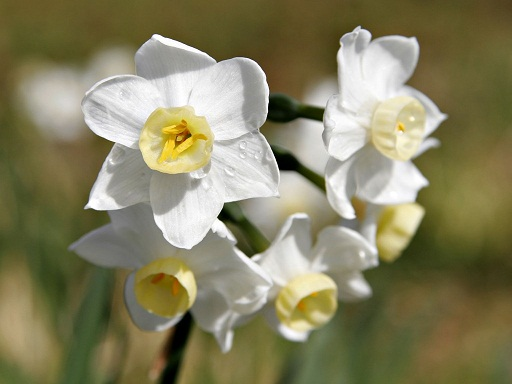
#> input picture imageDatabase/JonquilFlowers.jpg, 512 x 384 px
$ python thresh.py
#> lines starting #> are read from the running program, lines starting #| are printed output that depends on the picture; after the words box and inside, x2 and y2 are one past the last pixel; in counts of white or black regions, pixels touching at a corner belong together
# -*- coding: utf-8 -*-
"""
Created on Tue Nov  3 11:53:34 2020

@author: pedro
"""

import cv2

imgDir = '../imageDatabase/'
imgPath = imgDir+'JonquilFlowers.jpg'

img = cv2.imread(imgPath)
#> img is the input picture: shape (384, 512, 3); mean B, G, R 95.9, 129, 133.6
imgg=cv2.cvtColor(img,cv2.COLOR_BGR2GRAY)
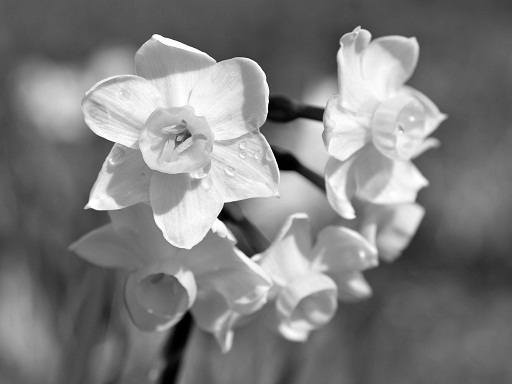
#> imgg: shape (384, 512); min 0, max 255, mean 126.6

cv2.imshow('Original', img)

thres , bw = cv2.threshold(imgg, 140,255,cv2.THRESH_BINARY)
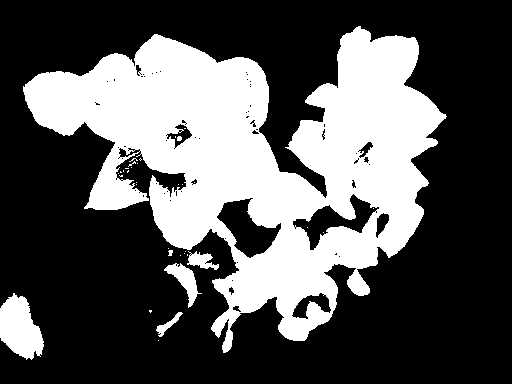
#> bw: shape (384, 512); 33.9% white; 35 white regions (28 under 20 px), largest, box (x1, y1, x2, y2) and area: (23, 26, 447, 353) 63374, (0, 293, 44, 360) 1956, (164, 263, 202, 308) 606

cv2.imshow('BW Image' , bw)

strElem = cv2.getStructuringElement(cv2.MORPH_ELLIPSE, (11,11), (-1,-1))

bw1 = cv2.dilate(bw, strElem)
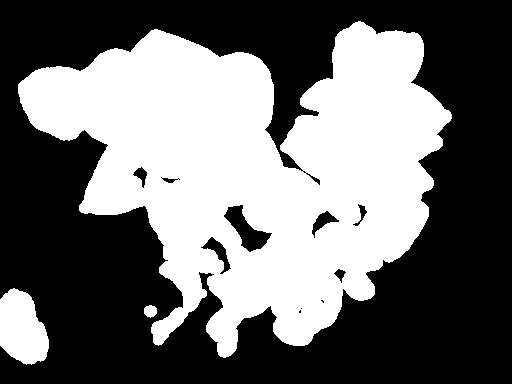
#> bw1: shape (384, 512); 42.9% white; 3 white regions, box (x1, y1, x2, y2) and area: (18, 21, 452, 358) 81378, (0, 288, 49, 365) 2779, (144, 305, 157, 318) 129
bw2 = cv2.erode(bw, strElem)
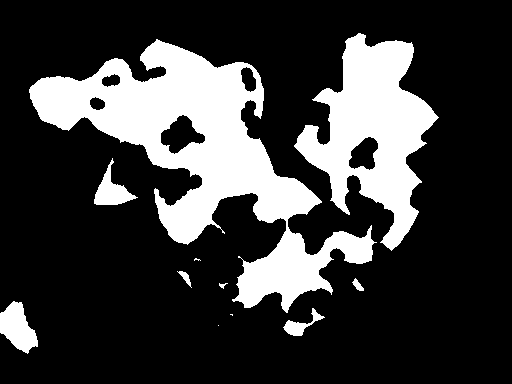
#> bw2: shape (384, 512); 23.4% white; 11 white regions (3 under 20 px), largest, box (x1, y1, x2, y2) and area: (29, 39, 377, 313) 29073, (294, 33, 439, 251) 14427, (0, 301, 38, 354) 1204

#bw1 = cv2.morphologyEx(bw, cv2.MORPH_CLOSE, strElem)
#bw2 = cv2.morphologyEx(bw, cv2.MORPH_OPEN, strElem)

cv2.imshow('BW Morph Image 1', bw1)
cv2.imshow('BW Morph Image 2', bw2)

cv2.waitKey(0)
cv2.destroyAllWindows()
